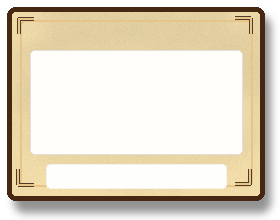
#> input picture assets/showcase/common/card_frame.png, 280 x 220 px
$ python -i audit_fish_asset_duplicates.py   (imports and definitions only)
#> lines starting #> are read from the running program, lines starting #| are printed output that depends on the picture
#!/usr/bin/env python3
"""Audit fish portraits and fight sheets for near-duplicate art.

Default mode fails any near-duplicate fish art unless the pair is documented as
a final C-class exception or an intentional nushi/boss derivative. ``--strict``
also fails any temporary baseline pair if a future replacement plan adds one.
"""
from __future__ import annotations

import argparse
import itertools
from dataclasses import dataclass
from pathlib import Path

from PIL import Image, ImageOps


ROOT = Path(__file__).resolve().parents[1]
FISH_DIR = ROOT / "assets" / "showcase" / "fish"

HASH_SIZE = 16
THRESHOLD = 12
ALPHA_THRESHOLD = 8
PORTRAIT_SUFFIX = "_card_portrait.png"
SHEET_SUFFIX = "_showcase_sheet.png"
SHEET_FRAME_SIZE = (640, 320)


@dataclass(frozen=True)
class SimilarPair:
    first: str
    second: str
    portrait_distance: int | None
    sheet_distance: int | None
    classification: str
    reason: str

    # [4 lines left out: function min_distance, not called in this run]


def _pair(first: str, second: str) -> frozenset[str]:
    return frozenset((first, second))


ALLOWED_PAIRS: dict[frozenset[str], str] = {
    _pair("sappa", "iwashi"): "docs/35 C: sappa is distinguishable from iwashi",
    _pair("shitabirame", "hirame"): "docs/35 C: shitabirame shape is distinguishable",
    _pair("datsu", "kamasu"): "docs/35 C: datsu silhouette is distinguishable",
    _pair("maanago", "tachiuo"): "docs/35 C: maanago is a permitted eel-like derivative",
    _pair("tsumuburi", "hiramasa"): "docs/35 C: bluefish derivative is distinguishable",
    _pair("megalodon", "nushi_danger_reef"): "docs/35 target-excluded E10 derivative",
    _pair("nushi_harbor_pier", "maanago"): "E2 nushi is an intentional base-fish derivative",
    _pair("nushi_shallow_sand", "hirame"): "E2 nushi is an intentional base-fish derivative",
    _pair("nushi_rock_breakwater", "ishidai"): "E2 nushi is an intentional base-fish derivative",
    _pair("nushi_outer_tide", "suzuki"): "E2 nushi is an intentional base-fish derivative",
    _pair("nushi_south_reef", "kue"): "E2 nushi is an intentional base-fish derivative",
    _pair("nushi_bluewater_route", "buri"): "E2 nushi is an intentional base-fish derivative",
    _pair("nushi_deep_ocean", "ara"): "E2 nushi is an intentional base-fish derivative",
    _pair("nushi_danger_reef", "hohojirozame"): "E4 nushi is an intentional base-fish boss variant",
}


# Exact docs/35 baseline pairs observed in the current assets. Keep this
# pair-specific so any new near-duplicate fails, even inside a known family.
PENDING_PAIRS: dict[frozenset[str], str] = {}


# [58 lines left out: functions main, _load_hashes, not called in this run]


def _normalised_for_hash(image: Image.Image) -> Image.Image:
    image = image.convert("RGBA")
    bbox = image.getchannel("A").point(lambda value: 255 if value > ALPHA_THRESHOLD else 0).getbbox()
    if bbox is not None:
        image = image.crop(_padded_bbox(bbox, image.size))

    grayscale = ImageOps.grayscale(_composite_for_hash(image))
    canvas = Image.new("L", (256, 160), 0)
    scale = min(canvas.width / grayscale.width, canvas.height / grayscale.height)
    resized = grayscale.resize(
        (max(1, round(grayscale.width * scale)), max(1, round(grayscale.height * scale))),
        Image.Resampling.LANCZOS,
    )
    canvas.paste(resized, ((canvas.width - resized.width) // 2, (canvas.height - resized.height) // 2))
    return canvas


def _padded_bbox(bbox: tuple[int, int, int, int], size: tuple[int, int]) -> tuple[int, int, int, int]:
    left, top, right, bottom = bbox
    width = right - left
    height = bottom - top
    pad_x = max(8, round(width * 0.06))
    pad_y = max(8, round(height * 0.10))
    return (
        max(0, left - pad_x),
        max(0, top - pad_y),
        min(size[0], right + pad_x),
        min(size[1], bottom + pad_y),
    )


def _composite_for_hash(image: Image.Image) -> Image.Image:
    background = Image.new("RGBA", image.size, (0, 0, 0, 255))
    background.alpha_composite(image)
    return background.convert("RGB")


# [10 lines left out: function _dhash, not called in this run]


def _hamming(left: int, right: int) -> int:
    return (left ^ right).bit_count()


# [21 lines left out: functions _find_similar_pairs, _distance_for, not called in this run]


def _is_similar(portrait_distance: int | None, sheet_distance: int | None, threshold: int) -> bool:
    return any(value is not None and value <= threshold for value in (portrait_distance, sheet_distance))


# [16 lines left out: functions _classify, _format_pair, not called in this run]


# [2 lines not run here, left out]

>>> from PIL import Image
>>> picture = Image.open('../assets/showcase/common/card_frame.png')
#> picture is the input picture: PIL image 280x220 RGBA; mean R, G, B, A 182.9, 167.7, 132.5, 107.8
>>> result = _normalised_for_hash(picture)
#> in _normalised_for_hash, `bbox = image.getchannel("A").point(lambda value: 255 if value > ALPHA_..`: bbox = (7, 7, 277, 219)
#> in _padded_bbox, `left, top, right, bottom = bbox`: left = 7; right = 277; bottom = 219
#> in _padded_bbox, `width = right - left`: width = 270
#> in _padded_bbox, `height = bottom - top`: height = 212
#> in _padded_bbox, `pad_x = max(8, round(width * 0.06))`: pad_x = 16
#> in _padded_bbox, `pad_y = max(8, round(height * 0.10))`: pad_y = 21
#> in _composite_for_hash, `background.alpha_composite(image)`:
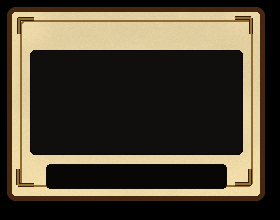
#> background: PIL image 280x220 RGBA; mean R, G, B, A 79.4, 70.4, 53.1, 255
#> in _normalised_for_hash, `grayscale = ImageOps.grayscale(_composite_for_hash(image))`:
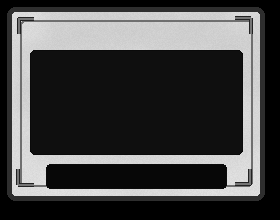
#> grayscale: PIL image 280x220 L; min 0, max 226, mean 71
#> in _normalised_for_hash, `canvas = Image.new("L", (256, 160), 0)`: canvas: PIL image 256x160 L; every value is 0
#> in _normalised_for_hash, `resized = grayscale.resize( (max(1, round(grayscale.width * scale)), m..`:
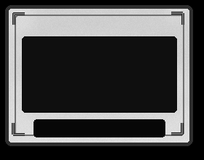
#> resized: PIL image 204x160 L; min 0, max 253, mean 71.1
#> in _normalised_for_hash, `canvas.paste(resized, ((canvas.width - resized.width) // 2, (canvas.he..`:
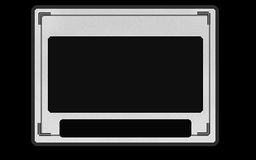
#> canvas: PIL image 256x160 L; min 0, max 253, mean 56.7

$ run again, on assets/showcase/cooking/exp_burst_frame.png
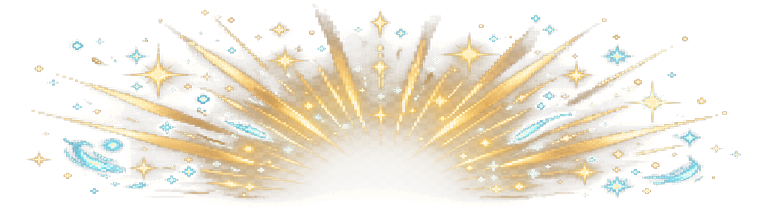
#> input picture assets/showcase/cooking/exp_burst_frame.png, 760 x 220 px
#> picture is the input picture: PIL image 760x220 RGBA; mean R, G, B, A 113.8, 106.7, 90.4, 83.6
#> bbox = (26, 3, 743, 209)
#> left = 26; top = 3; right = 743; bottom = 209
#> width = 717
#> height = 206
#> pad_x = 43
#> pad_y = 21
#> in _normalised_for_hash, `resized = grayscale.resize( (max(1, round(grayscale.width * scale)), m..`:
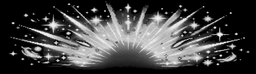
#> resized: PIL image 256x74 L; min 0, max 255, mean 66
#> in _normalised_for_hash, `canvas.paste(resized, ((canvas.width - resized.width) // 2, (canvas.he..`:
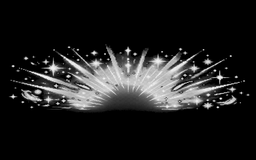
#> canvas: PIL image 256x160 L; min 0, max 255, mean 30.5

$ run again, on assets/showcase/fish/ainame_showcase_sheet.png
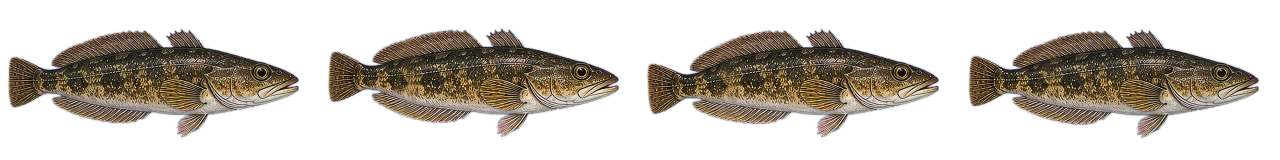
#> input picture assets/showcase/fish/ainame_showcase_sheet.png, 2560 x 320 px (shown at 1/2 size)
#> picture is the input picture: PIL image 2560x320 RGBA; mean R, G, B, A 42.4, 48.5, 49, 90.2
#> bbox = (15, 56, 2519, 277)
#> left = 15; top = 56; right = 2519; bottom = 277
#> width = 2504
#> height = 221
#> pad_x = 150
#> pad_y = 22
#> in _normalised_for_hash, `grayscale = ImageOps.grayscale(_composite_for_hash(image))`:
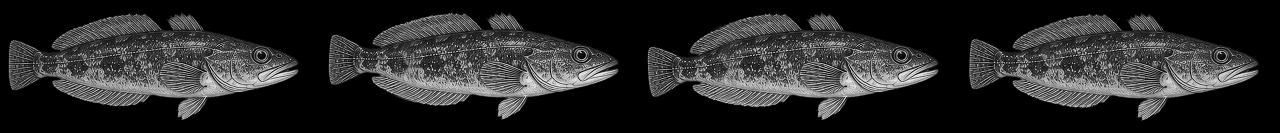
#> grayscale: PIL image 2560x265 L (shown at 1/2 size); min 0, max 242, mean 40.4
#> in _normalised_for_hash, `canvas.paste(resized, ((canvas.width - resized.width) // 2, (canvas.he..`:
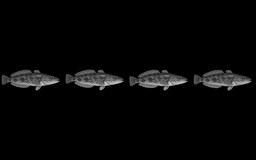
#> canvas: PIL image 256x160 L; min 0, max 211, mean 6.6
